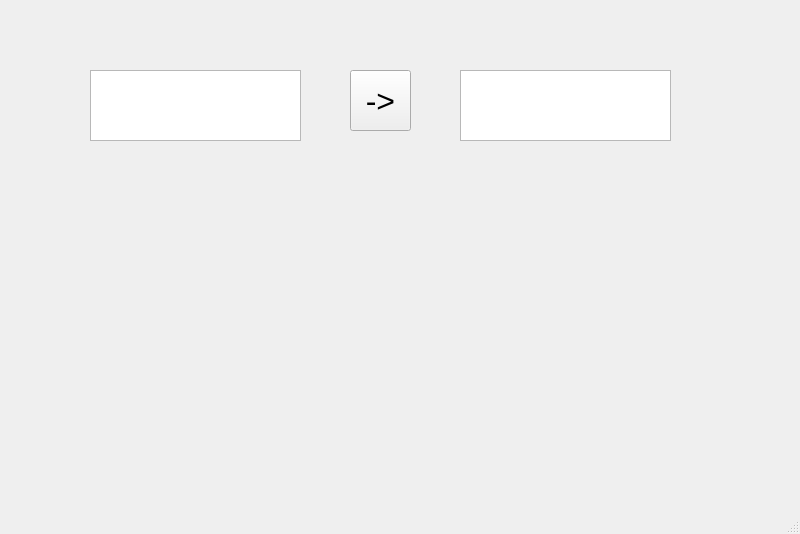
<?xml version="1.0" encoding="UTF-8"?>
<ui version="4.0">
 <class>MainWindow</class>
 <widget class="QMainWindow" name="MainWindow">
  <property name="geometry">
   <rect>
    <x>0</x>
    <y>0</y>
    <width>800</width>
    <height>534</height>
   </rect>
  </property>
  <property name="windowTitle">
   <string>MainWindow</string>
  </property>
  <widget class="QWidget" name="centralwidget">
   <widget class="QTextEdit" name="textEdit_1">
    <property name="geometry">
     <rect>
      <x>90</x>
      <y>70</y>
      <width>211</width>
      <height>71</height>
     </rect>
    </property>
    <property name="font">
     <font>
      <pointsize>24</pointsize>
     </font>
    </property>
   </widget>
   <widget class="QTextEdit" name="textEdit_2">
    <property name="geometry">
     <rect>
      <x>460</x>
      <y>70</y>
      <width>211</width>
      <height>71</height>
     </rect>
    </property>
    <property name="font">
     <font>
      <pointsize>24</pointsize>
     </font>
    </property>
   </widget>
   <widget class="QPushButton" name="pushButton">
    <property name="geometry">
     <rect>
      <x>350</x>
      <y>70</y>
      <width>61</width>
      <height>61</height>
     </rect>
    </property>
    <property name="font">
     <font>
      <pointsize>24</pointsize>
     </font>
    </property>
    <property name="text">
     <string>-&gt;</string>
    </property>
   </widget>
  </widget>
  <widget class="QMenuBar" name="menubar">
   <property name="geometry">
    <rect>
     <x>0</x>
     <y>0</y>
     <width>800</width>
     <height>26</height>
    </rect>
   </property>
  </widget>
  <widget class="QStatusBar" name="statusbar"/>
 </widget>
 <resources/>
 <connections/>
</ui>
